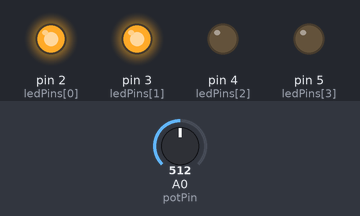
This sketch was run on a simulated Arduino Uno, built with avr-gcc and run on an emulated ATmega328P. Parts: output pins drawn as LEDs (lit = HIGH). The inputs (shaded band) are chosen by the test bench; at power-on: A0 (potPin) = 512.

Above: at 1.2 s.
1.3 s: A0 (potPin) set to 614
2.8 s: A0 (potPin) set to 632
At 3.6 s:
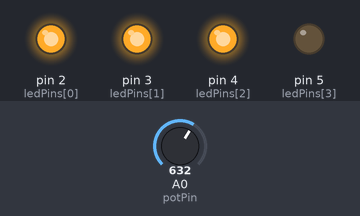
4.3 s: A0 (potPin) set to 804
5.8 s: A0 (potPin) set to 839
At 7.0 s:
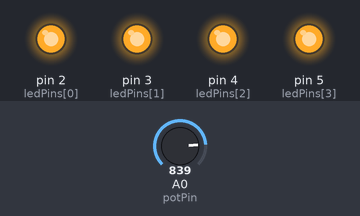
7.3 s: A0 (potPin) set to 797
8.8 s: A0 (potPin) set to 762
At 9.4 s:
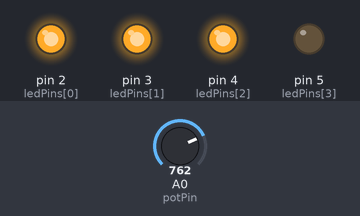
Timing chart, 0 to 11.3 s (numbered marks = the images above; inputs shaded):
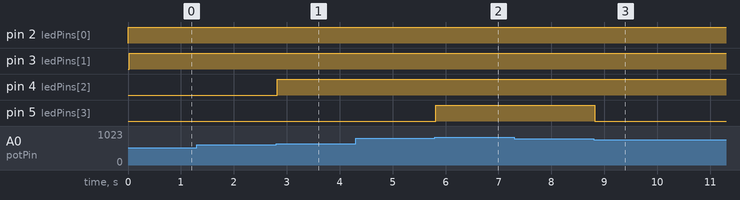

The sketch:

2.1.ino
```cpp
const int potPin = A0;           // Potentiometer connected to A0
const int ledPins[4] = {2, 3, 4, 5}; // LEDs

int thresholds[4] = {200, 400, 600, 800}; // Volume thresholds
int hysteresis = 20;                        // Hysteresis buffer (state depends on prev state)
//Hysteresis is used to avoid flickering of the LEDs when the potentiometer is near a threshold.
int currentLevel = 0;                        // Currently lit LEDs

void setup() {
  for(int i=0; i<4; i++){
    pinMode(ledPins[i], OUTPUT);
  }
}

void loop() {
  int potValue = analogRead(potPin);

  // Determine level with hysteresis
  int newLevel = currentLevel;
  // helps to make the transition smoother
  if(currentLevel < 4 && potValue > thresholds[currentLevel] + hysteresis){
    newLevel++;
  }
  else if(currentLevel > 0 && potValue < thresholds[currentLevel-1] - hysteresis){
    newLevel--;
  }

  currentLevel = newLevel;

  // Update LEDs
  for(int i=0; i<4; i++){
    if(i < currentLevel) digitalWrite(ledPins[i], HIGH);
    else digitalWrite(ledPins[i], LOW);
  }

  delay(20);
}
```

Measured:
- the behaviour switches between 620 and 621 on A0 (potPin) (found by bisection; images 0 and 1)
- the behaviour switches between 820 and 821 on A0 (potPin) (found by bisection; images 1 and 2)
- the behaviour switches between 780 and 779 on A0 (potPin) (found by bisection; images 2 and 3)
- after the input at 1.3 s, every drawn part: stays the same
- after the input at 2.8 s, pin 4 (ledPins[2]): LOW → HIGH at once
- after the input at 4.3 s, every drawn part: stays the same
- after the input at 5.8 s, pin 5 (ledPins[3]): LOW → HIGH at once
- after the input at 7.3 s, every drawn part: stays the same
- after the input at 8.8 s, pin 5 (ledPins[3]): HIGH → LOW at once
